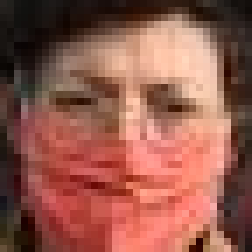
#> input picture dataset/withMask/1163.png, 36 x 36 px, found by its file name (shown 7 times larger); its folder holds only this picture in this run
$ jupyter execute --allow-errors test1.ipynb   (older library calls are emulated)
#> lines starting #> are read from the running program, lines starting #| are printed output that depends on the picture
Kode ini berfungsi untuk mengimpor berbagai pustaka (library) yang dibutuhkan dalam proses pengolahan citra, ekstraksi fitur tekstur, pemodelan klasifikasi, evaluasi model, dan visualisasi data. Beberapa pustaka seperti `cv2` untuk pengolahan gambar, `matplotlib` dan `seaborn` untuk visualisasi grafik, serta `numpy` dan `pandas` untuk manipulasi data dan array. Selain itu, pustaka `sklearn` digunakan untuk membagi dataset menjadi data latih dan uji, membuat model klasifikasi seperti Random Forest, SVM, dan KNN, serta untuk menghitung metrik evaluasi performa model seperti akurasi, presisi, recall, f1-score, dan confusion matrix. Pustaka `skimage.feature` digunakan untuk ekstraksi fitur tekstur dengan GLCM, dan `scipy.stats` digunakan untuk menghitung entropi sebagai fitur tambahan.

[cell 1]
import os
import cv2 as cv
import matplotlib.pyplot as plt
import numpy as np
import pandas as pd
from sklearn.model_selection import train_test_split, cross_val_predict
from sklearn.metrics import accuracy_score, classification_report
from skimage.feature import graycomatrix, graycoprops
from scipy.stats import entropy
from sklearn.ensemble import RandomForestClassifier
from sklearn.svm import SVC
from sklearn.neighbors import KNeighborsClassifier
from sklearn.metrics import accuracy_score, precision_score, recall_score, f1_score, confusion_matrix, classification_report
from sklearn.metrics import (confusion_matrix, ConfusionMatrixDisplay)
import seaborn as sns

## Data Loading

Buat struktur folder dataset sebagai berikut:
```
.
└──dataset
    ├── label1
	├── image1.jpg
	├── image2.jpg
	└── image3.jpg
    ├── label2
    └── label3
    └── dst...
```

Kode ini berfungsi untuk membaca dan melakukan preprocessing terhadap dataset citra yang tersimpan dalam folder `dataset\`, di mana setiap subfolder merepresentasikan kelas atau label yang berbeda. Setiap gambar di dalam subfolder dibaca menggunakan OpenCV, kemudian diubah ukurannya menjadi 224x224 piksel, dikonversi ke format grayscale, dan disimpan dalam list `data`. Label dari setiap gambar diambil berdasarkan nama subfolder tempat gambar tersebut berada dan disimpan dalam list `labels`, sementara nama file gambar disimpan dalam list `file_name`. Setelah seluruh gambar diproses, list `data` dan `labels` dikonversi menjadi array NumPy agar lebih efisien untuk digunakan dalam tahap pelatihan model machine learning.

[cell 2]
data = []
labels = []
file_name = []

for sub_folder in os.listdir("dataset\\"):
    sub_folder_files = os.listdir(os.path.join("dataset\\", sub_folder))
    for i, filename in enumerate(sub_folder_files):
        img_path = os.path.join("dataset\\", sub_folder, filename)
        img = cv.imread(img_path)
#> img is the input picture: shape (36, 36, 3); mean B, G, R 76.6, 89.5, 146.7
        img = cv.resize(img, (224, 224))
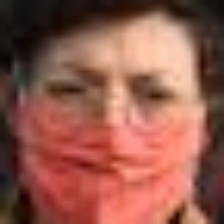
#> img: shape (224, 224, 3); mean B, G, R 76.4, 89.3, 146.6
        img = img.astype(np.uint8)
        img = cv.cvtColor(img, cv.COLOR_BGR2GRAY)
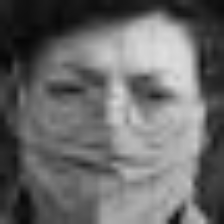
#> img: shape (224, 224); min 6, max 223, mean 105

        data.append(img)
        labels.append(sub_folder)
        name = os.path.splitext(filename)[0]
        file_name.append(filename)

data = np.array(data)
labels = np.array(labels)

## Data Augmentation

### Define Augmentation Function

Kode ini berfungsi untuk melakukan augmentasi data citra dengan cara merotasi setiap gambar dalam dataset ke beberapa sudut tertentu (0°, 45°, 90°, dan 135°) untuk meningkatkan keragaman data latih. Untuk setiap gambar, kode ini mengambil label dan nama file aslinya, lalu menghitung titik pusat rotasi berdasarkan ukuran gambar. Selanjutnya, gambar diputar menggunakan transformasi affine dan hasil rotasi ditambahkan ke dalam list `data_augmented`, label aslinya disimpan kembali dalam `labels_augmented`, dan nama file baru dibuat dengan menambahkan informasi sudut rotasi (`_rot<angle>.jpg`) ke nama file asli, lalu disimpan dalam `file_name_augmented`. Akhirnya, list hasil augmentasi diubah menjadi array NumPy agar mudah digunakan dalam proses pelatihan model.

[cell 3]
# melakukan augmentasi data
data_augmented = []
labels_augmented = []
paths_augmented = []
file_name_augmented = []
angles = [0, 45, 90, 135]

for i in range(len(data)):
    img = data[i]
    label = labels[i]
    name = file_name[i]

    (h, w) = img.shape[:2]
    center = (w // 2, h // 2)

    for angle in angles:
        M = cv.getRotationMatrix2D(center, angle, 1.0)
        rotated = cv.warpAffine(img, M, (w, h))

        data_augmented.append(rotated)
        labels_augmented.append(label)
        # Tambah keterangan rotasi ke nama file
        file_name_augmented.append(f"{os.path.splitext(name)[0]}_rot{angle}.jpg")
#> this loop made 2 passes
#> (label, name, h, w, center) on passes 1 to 2: ('withMask', '1163.png', 224, 224, (112, 112)), ('withoutMask', '1.png', 224, 224, (112, 112))
#> after the loop, data_augmented = 8 items; file_name_augmented = ['1163_rot0.jpg', '1163_rot45.jpg', '1163_rot90.jpg', '1163_rot135.jpg', '1_rot0.jpg', '1_rot45.jpg', '1_rot90.jpg', '1_rot135.jpg']; labels_augmented = ['withMask', 'withMask', 'withMask', 'withMask', 'withoutMask', 'withoutMask', 'withoutMask', 'withoutMask']

data_augmented = np.array(data_augmented)
labels_augmented = np.array(labels_augmented)

Kode ini berfungsi untuk menampilkan jumlah data citra sebelum dan sesudah dilakukan proses augmentasi. Dengan menggunakan fungsi `print()`, baris pertama mencetak total jumlah elemen dalam variabel `data`, yaitu dataset asli sebelum augmentasi. Baris kedua mencetak total jumlah elemen dalam `data_augmented`, yaitu dataset hasil augmentasi. Informasi ini penting untuk memastikan bahwa proses augmentasi berhasil menambah jumlah data dan dapat digunakan sebagai indikator keberhasilan dan validasi dari proses augmentasi yang telah dilakukan sebelumnya.

[cell 4]
print("Data sebelum augmentasi: ", len(data))
#| Data sebelum augmentasi:  2
print("Data setelah augmentasi: ", len(data_augmented))
#| Data setelah augmentasi:  8

## Data Preparation

### Define Preprocessing Function

Kode ini berfungsi untuk melakukan dua tahap preprocessing pada citra grayscale, yaitu ekualisasi histogram dan konvolusi penajaman (sharpening). Fungsi histogram(image) digunakan untuk menghitung frekuensi intensitas piksel pada citra, sementara equalize_histogram(image) menerapkan ekualisasi histogram dengan cara menghitung distribusi kumulatif dari probabilitas intensitas, lalu meratakan penyebaran kontras pada citra. Proses ini bertujuan untuk meningkatkan kualitas visual dan detail dari gambar. Tahap kedua adalah proses konvolusi menggunakan kernel penajaman (sharpening kernel) 3x3 yang disimpan dalam variabel kernel, dan diterapkan melalui fungsi convolution(image, kernel). Fungsi ini menambahkan padding pada citra, kemudian menghitung hasil konvolusi dengan menggeser kernel di seluruh area citra untuk memperjelas tepi dan detail objek. Kedua metode ini sering digunakan dalam preprocessing untuk meningkatkan performa dalam tugas pengenalan pola atau klasifikasi citra.

[cell 5]
# Preprocessing 1 Ekualisasi Histogram
def histogram(image):
    baris, kolom = image.shape
    frekuensi_histogram = np.zeros(256, dtype=int)

    for i in range(baris):
        for j in range(kolom):
            intensitas = int(image[i, j])
            frekuensi_histogram[intensitas] += 1

    return frekuensi_histogram

def equalize_histogram(image):
    baris, kolom = image.shape
    frekuensi_histogram = histogram(image)
    probabilitas = frekuensi_histogram / (baris * kolom)
    distribusi_kumulatif = np.zeros(256)
    distribusi_kumulatif[0] = probabilitas[0]
    for i in range(1, 256):
        distribusi_kumulatif[i] = distribusi_kumulatif[i-1] + probabilitas[i]

    image_equalized = np.zeros_like(image)
    for i in range(baris):
        for j in range(kolom):
            intensitas = image[i, j]
            image_equalized[i, j] = int(distribusi_kumulatif[intensitas] * 255)

    return image_equalized

# Preprocessing 2
kernel = np.array([[0, -1, 0],
                   [-1, 5, -1],
                   [0, -1, 0]])

def convolution(image, kernel):
    padding = kernel.shape[0] // 2
    input_image = np.pad(image, padding, mode='constant')

    convolution_image = np.zeros_like(image).astype(np.float32)

    tinggi, lebar = image.shape

    for i in range(tinggi):
        for j in range(lebar):
            convolution_image[i, j] = np.sum(input_image[i:i + kernel.shape[0], j:j + kernel.shape[1]] * kernel)

    return convolution_image

### Preprocessing

Kode ini berfungsi untuk melakukan preprocessing terhadap seluruh citra dalam dataset, baik yang berasal dari data sebelum maupun sesudah augmentasi, dengan menerapkan dua langkah utama: ekualisasi histogram dan konvolusi penajaman (sharpening). Setiap citra diproses melalui fungsi equalize_histogram untuk meningkatkan kontras, kemudian hasilnya diproses lagi menggunakan fungsi convolution dengan kernel penajaman untuk mempertegas detail dan tepi objek dalam gambar. Setelah proses konvolusi selesai, hasil citra dikonversi ke dalam format uint8 dan disimpan dalam list dataPreprocessed. Untuk memvisualisasikan hasil preprocessing, digunakan matplotlib dengan menampilkan semua gambar dalam grid 20x10 secara berurutan, tanpa sumbu (axis), sehingga memungkinkan pengguna untuk meninjau efek dari proses preprocessing secara menyeluruh.

[cell 6]
# pada bagian ini bisa gunakan data yang sebelum augmentasi atau setelah augmentasi
dataPreprocessed = []
for i in range(len(data)): # Loop through each image and do preprocessing
    img = equalize_histogram(data[i])
    img_proc = convolution(img, kernel)
    img_proc = img_proc.astype(np.uint8)
    dataPreprocessed.append(img_proc)
#> this loop made 2 passes
#> (padding in convolution, tinggi in convolution, lebar in convolution) on passes 1 to 2: (1, 224, 224), (1, 224, 224)
#> pass 1, `img = equalize_histogram(data[i])`:
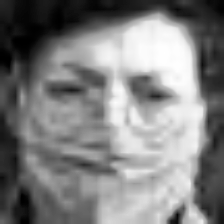
#> img: shape (224, 224); min 0, max 255, mean 127.7
#> pass 1, in convolution, `input_image = np.pad(image, padding, mode='constant')`:
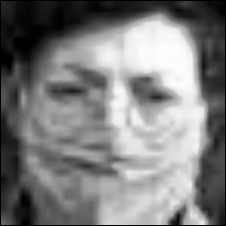
#> input_image: shape (226, 226); min 0, max 255, mean 125.5
#> pass 1, `img_proc = convolution(img, kernel)`:
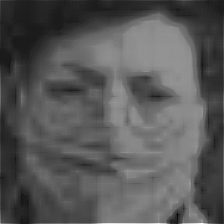
#> img_proc: shape (224, 224) float32; min -57, max 481, mean 128.8; drawn with min black and max white
#> pass 1, `img_proc = img_proc.astype(np.uint8)`:
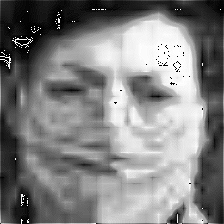
#> img_proc: shape (224, 224); min 0, max 255, mean 129
#> after the loop:
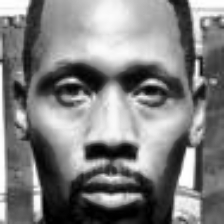
#> img: shape (224, 224); min 0, max 254, mean 127.5
#> after the loop, dataPreprocessed = 2 items

plt.figure(figsize=(10, 10))
for i in range(len(dataPreprocessed)):
    plt.subplot(20, 10, i + 1)
    plt.imshow(dataPreprocessed[i], cmap='gray')
    plt.axis('off')
#> this loop made 2 passes

plt.show()
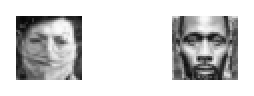
#> figure drawn by matplotlib, 2 panels

Kode ini berfungsi untuk mengonversi daftar citra hasil preprocessing (dataPreprocessed), label, dan nama file menjadi array NumPy untuk memudahkan pengolahan data selanjutnya. Kemudian, kode ini mengambil semua label unik dari dataset dan menampilkan secara visual 20 citra pertama untuk setiap label dalam bentuk grid gambar menggunakan matplotlib. Setiap subplot menampilkan citra grayscale beserta judul yang menunjukkan nama file aslinya, tanpa menampilkan sumbu koordinat agar tampilan lebih bersih. Visualisasi ini membantu dalam inspeksi dan validasi kualitas preprocessing serta distribusi data antar kelas secara jelas dan terstruktur.

[cell 7]
# Konversi ke array
dataPreprocessed = np.array(dataPreprocessed)
labels = np.array(labels)
file_name = np.array(file_name)

# Ambil semua label unik
unique_labels = np.unique(labels)

# Tampilkan 20 gambar pertama untuk setiap label
for label in unique_labels:
    # Ambil indeks yang cocok dengan label
    idx = np.where(labels == label)[0][:20]  # ambil 20 pertama saja

    # Ukuran figure
    plt.figure(figsize=(20, 5))
    plt.suptitle(f"Label: {label}", fontsize=16)

    for i, img_idx in enumerate(idx):
        plt.subplot(2, 10, i+1)
        plt.imshow(dataPreprocessed[img_idx], cmap='gray')
        plt.title(file_name[img_idx], fontsize=8)
        plt.axis('off')

    plt.tight_layout()
    plt.subplots_adjust(top=0.85)
    plt.show()
#> (the rest of the program and of its run is left out)
